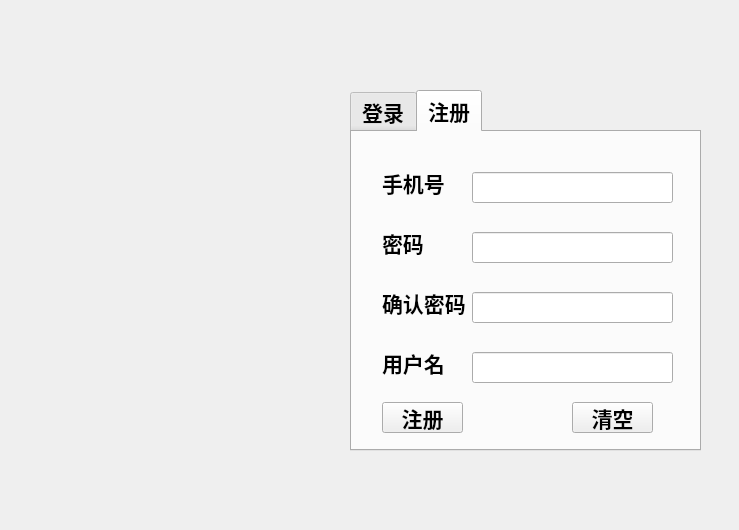
<?xml version="1.0" encoding="UTF-8"?>
<ui version="4.0">
 <class>MyChatDialog</class>
 <widget class="QDialog" name="MyChatDialog">
  <property name="geometry">
   <rect>
    <x>0</x>
    <y>0</y>
    <width>739</width>
    <height>530</height>
   </rect>
  </property>
  <property name="font">
   <font>
    <family>微软雅黑</family>
    <weight>75</weight>
    <bold>true</bold>
   </font>
  </property>
  <property name="windowTitle">
   <string>MyChatDialog</string>
  </property>
  <widget class="QLabel" name="lb_icon">
   <property name="geometry">
    <rect>
     <x>0</x>
     <y>-40</y>
     <width>321</width>
     <height>571</height>
    </rect>
   </property>
   <property name="text">
    <string/>
   </property>
   <property name="pixmap">
    <pixmap resource="resource.qrc">:/images/register.png</pixmap>
   </property>
   <property name="scaledContents">
    <bool>true</bool>
   </property>
  </widget>
  <widget class="QTabWidget" name="wg_lr">
   <property name="geometry">
    <rect>
     <x>350</x>
     <y>90</y>
     <width>351</width>
     <height>361</height>
    </rect>
   </property>
   <property name="font">
    <font>
     <family>微软雅黑</family>
     <pointsize>16</pointsize>
     <weight>75</weight>
     <bold>true</bold>
    </font>
   </property>
   <property name="currentIndex">
    <number>1</number>
   </property>
   <widget class="QWidget" name="page_1">
    <attribute name="title">
     <string>登录</string>
    </attribute>
    <widget class="QLabel" name="lb_login_tel">
     <property name="geometry">
      <rect>
       <x>30</x>
       <y>90</y>
       <width>101</width>
       <height>41</height>
      </rect>
     </property>
     <property name="text">
      <string>手机号</string>
     </property>
    </widget>
    <widget class="QLabel" name="lb_login_password">
     <property name="geometry">
      <rect>
       <x>30</x>
       <y>180</y>
       <width>71</width>
       <height>41</height>
      </rect>
     </property>
     <property name="text">
      <string>密码</string>
     </property>
    </widget>
    <widget class="QLineEdit" name="le_login_tel">
     <property name="geometry">
      <rect>
       <x>120</x>
       <y>100</y>
       <width>191</width>
       <height>31</height>
      </rect>
     </property>
    </widget>
    <widget class="QLineEdit" name="le_login_password">
     <property name="geometry">
      <rect>
       <x>120</x>
       <y>190</y>
       <width>191</width>
       <height>31</height>
      </rect>
     </property>
     <property name="text">
      <string/>
     </property>
    </widget>
    <widget class="QPushButton" name="pb_login">
     <property name="geometry">
      <rect>
       <x>40</x>
       <y>260</y>
       <width>81</width>
       <height>31</height>
      </rect>
     </property>
     <property name="text">
      <string>登录</string>
     </property>
    </widget>
    <widget class="QPushButton" name="pb_login_exit">
     <property name="geometry">
      <rect>
       <x>230</x>
       <y>260</y>
       <width>81</width>
       <height>31</height>
      </rect>
     </property>
     <property name="text">
      <string>清空</string>
     </property>
    </widget>
   </widget>
   <widget class="QWidget" name="page_2">
    <attribute name="title">
     <string>注册</string>
    </attribute>
    <widget class="QLabel" name="lb_register_user">
     <property name="geometry">
      <rect>
       <x>30</x>
       <y>210</y>
       <width>71</width>
       <height>41</height>
      </rect>
     </property>
     <property name="text">
      <string>用户名</string>
     </property>
    </widget>
    <widget class="QLabel" name="lb_register_password">
     <property name="geometry">
      <rect>
       <x>30</x>
       <y>90</y>
       <width>71</width>
       <height>41</height>
      </rect>
     </property>
     <property name="text">
      <string>密码</string>
     </property>
    </widget>
    <widget class="QLabel" name="lb_register_repeat_password">
     <property name="geometry">
      <rect>
       <x>30</x>
       <y>150</y>
       <width>91</width>
       <height>41</height>
      </rect>
     </property>
     <property name="text">
      <string>确认密码</string>
     </property>
    </widget>
    <widget class="QLabel" name="lb_register_tel">
     <property name="geometry">
      <rect>
       <x>30</x>
       <y>30</y>
       <width>71</width>
       <height>41</height>
      </rect>
     </property>
     <property name="text">
      <string>手机号</string>
     </property>
    </widget>
    <widget class="QLineEdit" name="le_register_tel">
     <property name="geometry">
      <rect>
       <x>120</x>
       <y>40</y>
       <width>201</width>
       <height>31</height>
      </rect>
     </property>
    </widget>
    <widget class="QLineEdit" name="le_register_password">
     <property name="geometry">
      <rect>
       <x>120</x>
       <y>100</y>
       <width>201</width>
       <height>31</height>
      </rect>
     </property>
    </widget>
    <widget class="QLineEdit" name="le_register_repeat_password">
     <property name="geometry">
      <rect>
       <x>120</x>
       <y>160</y>
       <width>201</width>
       <height>31</height>
      </rect>
     </property>
    </widget>
    <widget class="QLineEdit" name="le_register_user">
     <property name="geometry">
      <rect>
       <x>120</x>
       <y>220</y>
       <width>201</width>
       <height>31</height>
      </rect>
     </property>
    </widget>
    <widget class="QPushButton" name="pb_register">
     <property name="geometry">
      <rect>
       <x>30</x>
       <y>270</y>
       <width>81</width>
       <height>31</height>
      </rect>
     </property>
     <property name="text">
      <string>注册</string>
     </property>
    </widget>
    <widget class="QPushButton" name="pb_register_exit">
     <property name="geometry">
      <rect>
       <x>220</x>
       <y>270</y>
       <width>81</width>
       <height>31</height>
      </rect>
     </property>
     <property name="text">
      <string>清空</string>
     </property>
    </widget>
   </widget>
  </widget>
 </widget>
 <tabstops>
  <tabstop>le_register_tel</tabstop>
  <tabstop>le_register_password</tabstop>
  <tabstop>le_register_repeat_password</tabstop>
  <tabstop>le_register_user</tabstop>
  <tabstop>pb_register</tabstop>
  <tabstop>pb_register_exit</tabstop>
  <tabstop>wg_lr</tabstop>
  <tabstop>le_login_tel</tabstop>
  <tabstop>le_login_password</tabstop>
  <tabstop>pb_login</tabstop>
  <tabstop>pb_login_exit</tabstop>
 </tabstops>
 <resources>
  <include location="resource.qrc"/>
 </resources>
 <connections/>
</ui>
